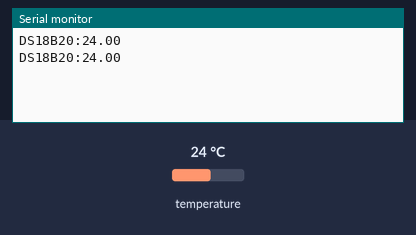
The sketch below on a simulated Arduino Uno, built with avr-gcc and run on an emulated ATmega328P. On the bench: the last lines printed to the serial monitor. The test bench sets the inputs (shaded band); at power-on: temperature 24 °C.

Above: at 3.3 s.
3.4 s: temperature set to 12 °C
At 5.5 s:
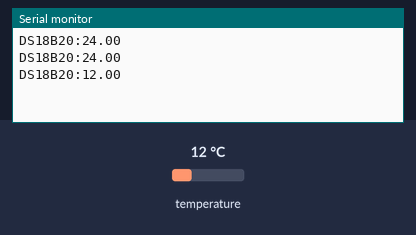
5.9 s: temperature set to 19 °C
At 6.8 s:
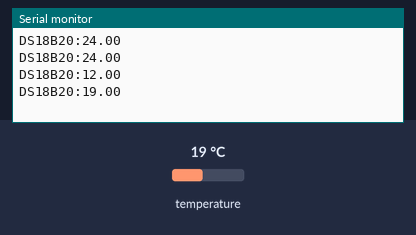
Timing chart, 0 to 8.9 s (numbered marks = the images above; inputs shaded):
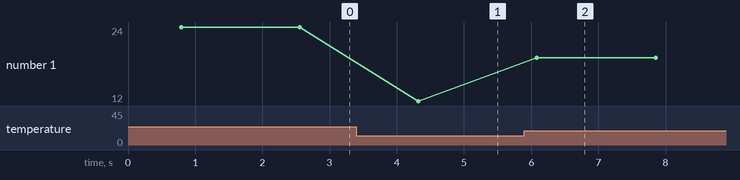

Measured:
- after the input at 3.4 s, the serial monitor: prints a new line after 0.92 s (image 1)
- after the input at 5.9 s, the serial monitor: prints a new line after 0.19 s (image 2)
- plotted number 1: 24 → 12 after the input at 3.4 s, 12 → 19 after the input at 5.9 s

The sketch:

DS18B20.ino
```cpp
#include <OneWire.h>
#include <DallasTemperature.h>

const int TMP_PIN = 2;
const int TMP_PRECISION_BITS = 12;

OneWire oneWire(TMP_PIN);
DallasTemperature ds(&oneWire);
DeviceAddress addr;

void setup() {
  Serial.begin(9600);
  ds.begin();
  ds.getAddress(addr, 0);
  ds.setResolution(addr, TMP_PRECISION_BITS);
}

void loop() {
  ds.requestTemperatures();
  float temp = ds.getTempCByIndex(0);
  Serial.print("DS18B20:");
  Serial.println(temp);
  delay(1000);
}
```
